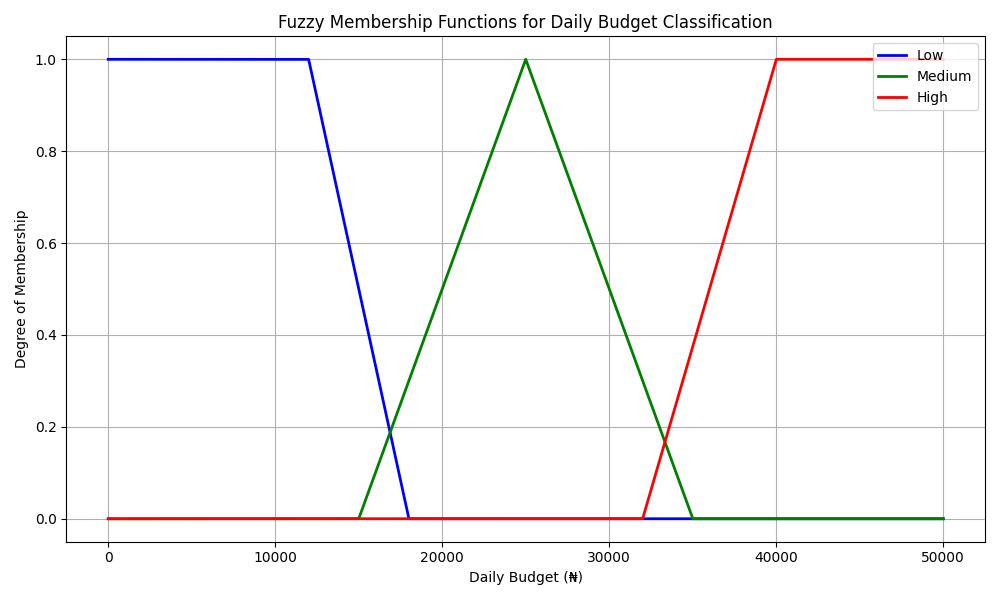

Recreate this plot in Python.
import numpy as np
import matplotlib.pyplot as plt
import skfuzzy as fuzz

# Define the budget range (universe of discourse)
x = np.arange(0, 50001, 1)

# Define membership functions
low = fuzz.trapmf(x, [0, 0, 12000, 18000])
medium = fuzz.trimf(x, [15000, 25000, 35000])
high = fuzz.trapmf(x, [32000, 40000, 50000, 50000])

# Plot the membership functions
plt.figure(figsize=(10, 6))
plt.plot(x, low, 'b', linewidth=2, label='Low')
plt.plot(x, medium, 'g', linewidth=2, label='Medium')
plt.plot(x, high, 'r', linewidth=2, label='High')

plt.title('Fuzzy Membership Functions for Daily Budget Classification')
plt.xlabel('Daily Budget (₦)')
plt.ylabel('Degree of Membership')
plt.legend(loc='upper right')
plt.grid(True)
plt.tight_layout()
plt.savefig("myfile.png")
plt.show()

